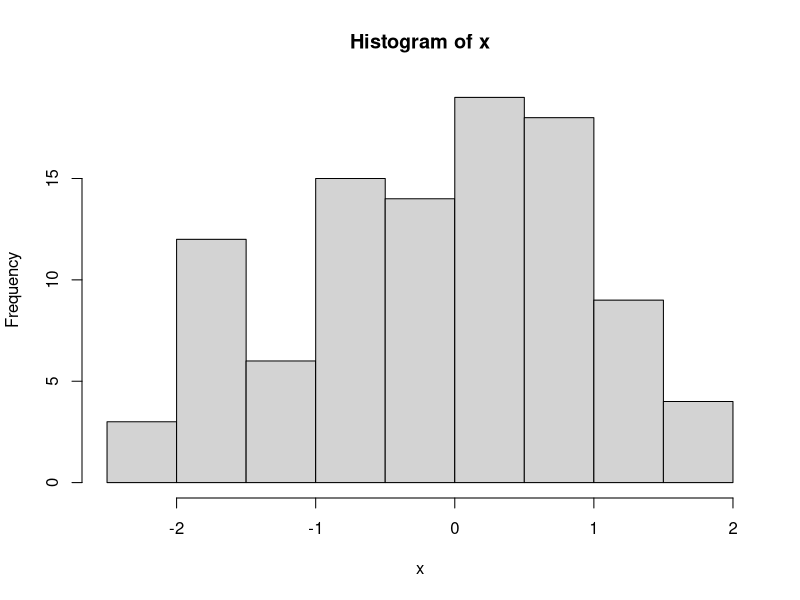
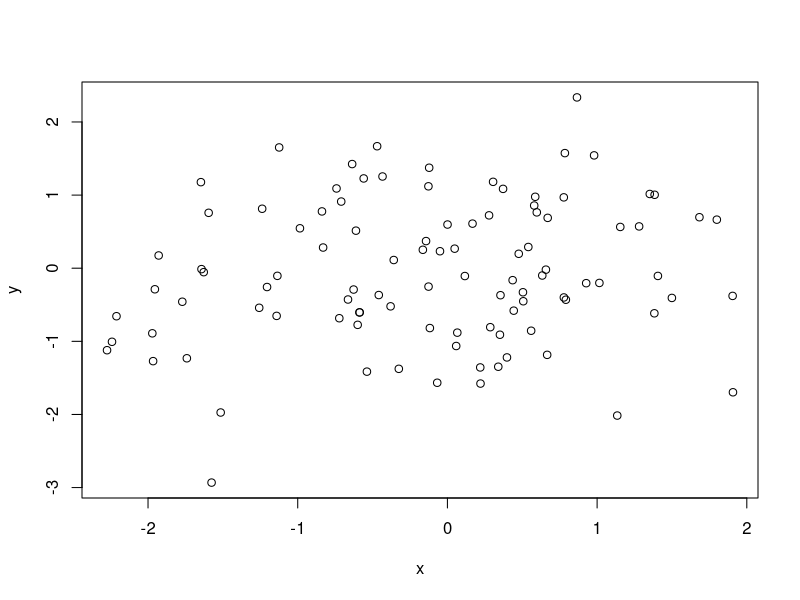
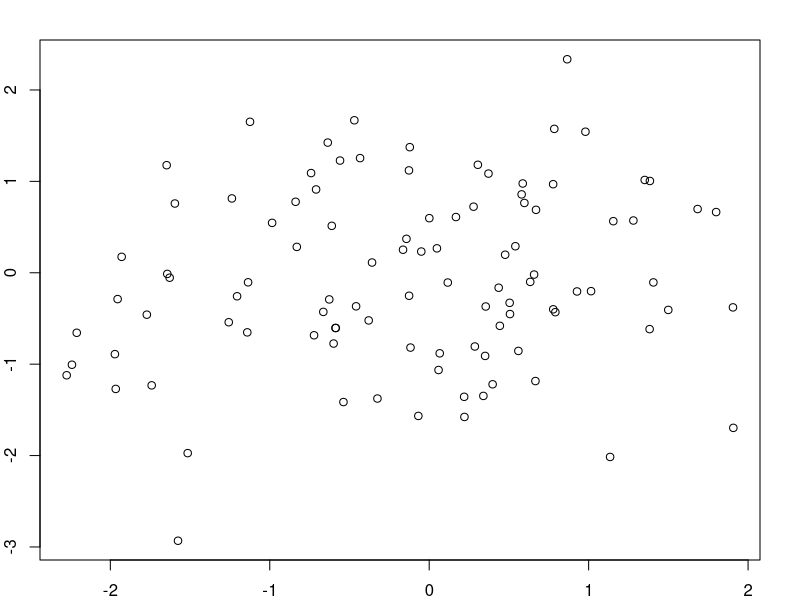
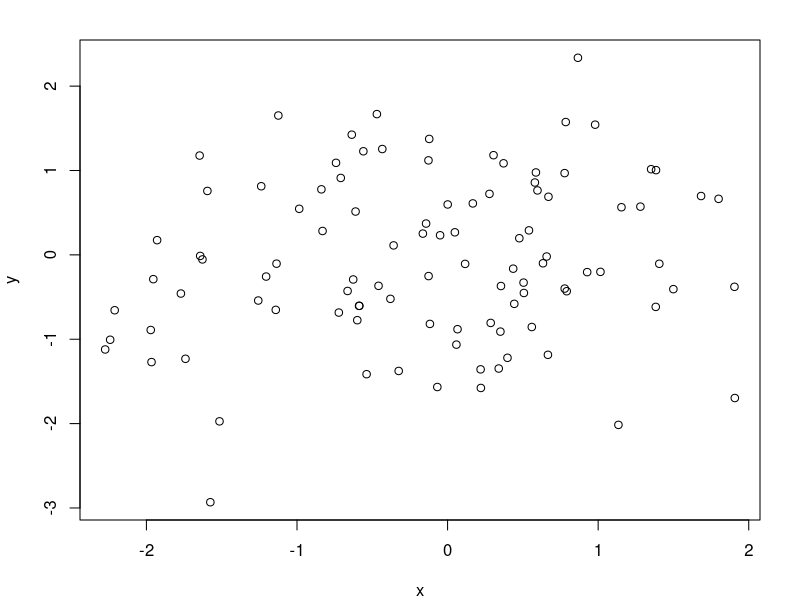
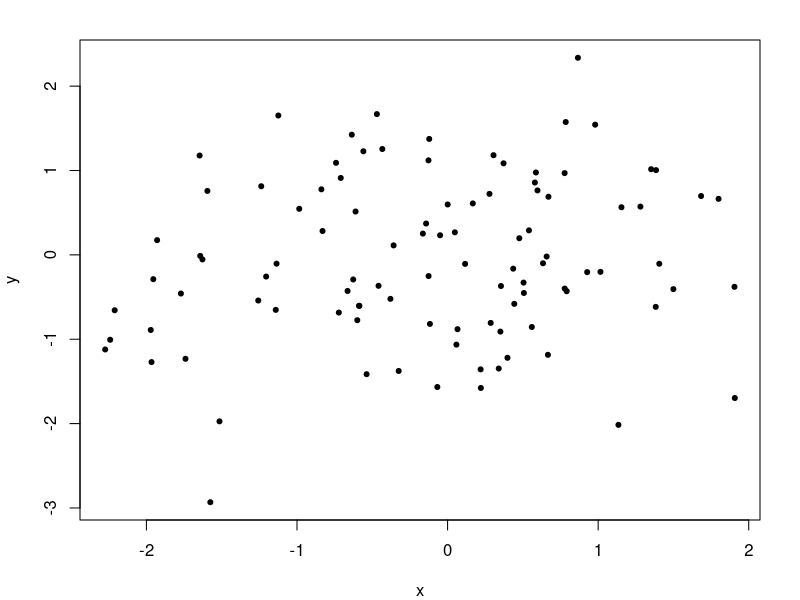
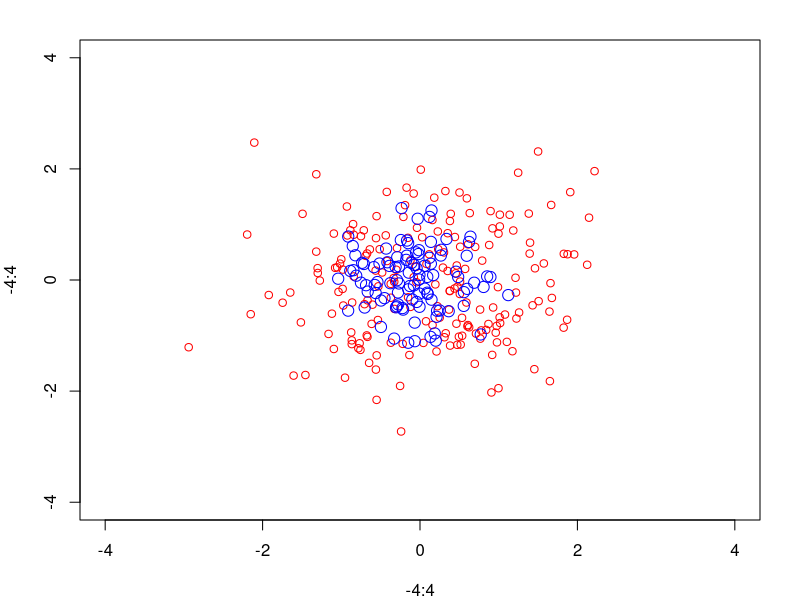
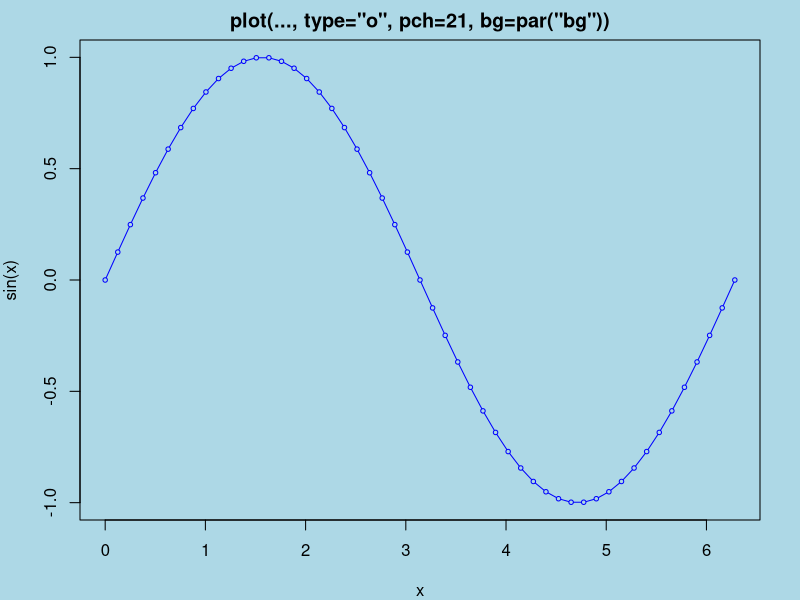
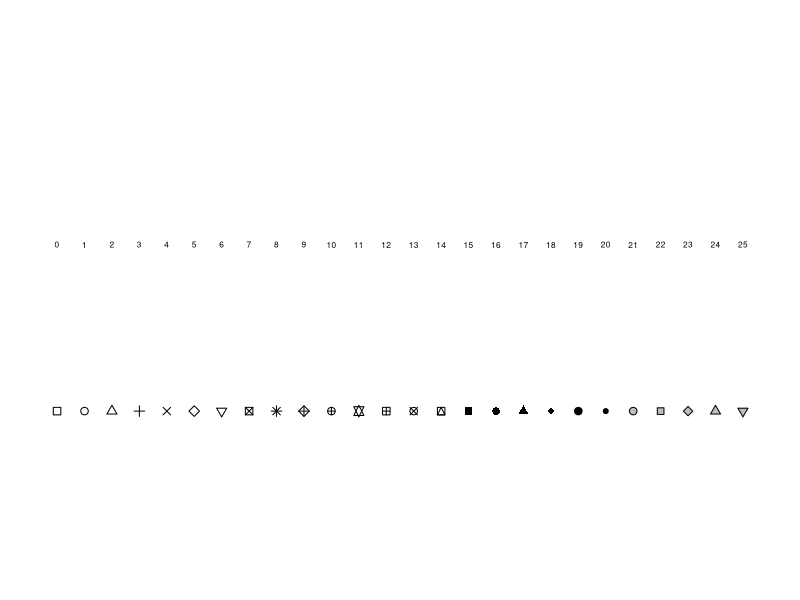

Write R code to recreate these figures, in order. (Note: this script raises an error after producing the figures.)
##plotting
#base graphics
x <- rnorm (100)
hist (x)
y <- rnorm (100)
plot (x,y)
par (mar = c(2,2,2,2))
plot (x,y)
par (mar = c (4,4,2,2))

#adding lines
plot (x,y)
plot (x,y, pch = 20)
example(points)
plot (x,y, pch =20)
title ("Scatterplot")
text (-2,-2, "label")
legend ("topleft", legend = "Data")
fit <- lm (y ~ x)
abline (fit, lwd = 3, col = "blue")
plot (x,y, xlab = "Weight", ylab = "Height", main = "Scatterplot", pch = 20)
legend ("topright", legend = "Data", pch = 20)
fit <- lm (y ~ x)
abline (fit)

#points
x <- rnorm (100)
y <- x + rnorm (100)
g <- gl (2,50)
g <- gl (2, 50, labels = c("Male", "Female"))
plot (x,y, type = "n")
points (x [g == "Male"], y [g == "Male"], col = "green")
points (x [g == "Female"], y [g == "Female"], col = "blue")


#lattice graphics
x <- rnorm (100)
y <- x + rnorm (100, sd = 0.5)
f <- gl (2, 50, labels = c ("Group 1", "Group 2"))
xyplot (y ~ x | f)

data(environmental)
?environmental
head (environmental)
xyplot (ozone ~ radiation, data = environmental, main = "Ozone vs. Radiation")
xyplot (ozone ~ temperature, data = environmental)
temp.cut <- equal.count (environmental$temperature, 4)
temp.cut
xyplot (ozone ~ radiation | temp.cut, data = environmental, layout = c(1,4))
xyplot (ozone ~ radiation | temp.cut, data = environmental, layout = c(1,4), as.table = T)
xyplot (ozone ~ radiation | temp.cut, data = environmental, layout = c(1,4), as.table = T, panel = function (x, y, ...) {
    panel.xyplot (x, y, ...)
    fit <- lm (y ~ x)
    panel.abline (fit)
})
wind.cut <- equal.count (environmental$wind, 4)
xyplot (ozone ~ radiation | temp.cut * wind.cut, data = environmental, layout = c(1,4), as.table = T, panel = function (x, y, ...) {
  panel.xyplot (x, y, ...)
  fit <- lm (y ~ x)
  panel.abline (fit)
})

histogram (~ ozone | temp.cut * wind.cut, data = environmental)

##ggplot2
#package of an implementation of the Grammar of Graphics  
#automatically deals with spacings, text, titles, but also allows you to annotate by "adding"

#qplot ()
#works like plot in base graphics
#looks for data in a data frame; plots are made up of asthetics and geoms
#factors are important for indicating subsets of the data (if they are to have different properties); they should be labeled

#ggplot is the core function and very flexible for doing things qplot() cannot do
str (mpg)
qplot (displ, hwy, data = mpg)
qplot (displ, hwy, data = mpg, color = drv)

#adding a geom
qplot (displ, hwy, data = mpg, geom = c("point", "smooth"))

#histogram
qplot (hwy, data = mpg, fill = drv)

#facets
qplot (displ, hwy, data = mpg, facets = .~drv)
qplot (hwy, data = mpg, facets = drv ~ ., binwidth = 2)

#basic components of a ggplot 2
#aesthetic mappings: how data are mapped to color, size
#geoms: geometric objects like points, lines, shapes
#facets: for conditional plots
#stats: statistical transformations like binning, quantiles, smoothing
#scales: what scale an aesthetic map uses (e.g., male = red, female = blue)
#coordinate system

##simulation

#rnorm
#generate random Normal variates with a given mean and standard deviation

#dnorm
#evaluate the Normal probability density (with a given mean/SD) at a point (or vector of points)

#pnorm
#evaluate the cumulative distribution function for a Normal distribution

#rpois
#generate random Poisson variates with a given rate

#d for density
#r for random number generation
#p for cumulative distribution
#q for quantile function

x <- rnorm (10)
x
x <- rnorm (10, 20, 2)
x
summary (x)
describe (x)

set.seed (1)
rnorm (5)

rpois (10,2)
rpois (10,2)
rpois (10,20)

ppois (2, 2) ##cumulative distribution of Pr (x <= 2)
ppois (4, 2) ##cumulative distribution of Pr (x <= 2)

#generating random numbers from a linear model
set.seed (20)
x <- rnorm (100)
e <- rnorm (100, 0, 2)
y <- 0.5 + 2 * x + e
summary (y)

#when x is binary
set.seed (20)
x <- rbinom (100, 1, 0.5)
e <- rnorm (100, 0, 2)
y <- 0.5 + 2 * x + e
summary (y)
plot (x, y)

#generating random numbers from a generalized linear model
set.seed (1)
x <- rnorm (100)
log.mu <- 0.5 + 0.3 * x
y <- rpois (100, exp (log.mu))
summary (y)
plot (x, y)

#random sampling
set.seed (1)
sample (1:10, 4)
sample (1:10)
sample (1:10, replace = T)